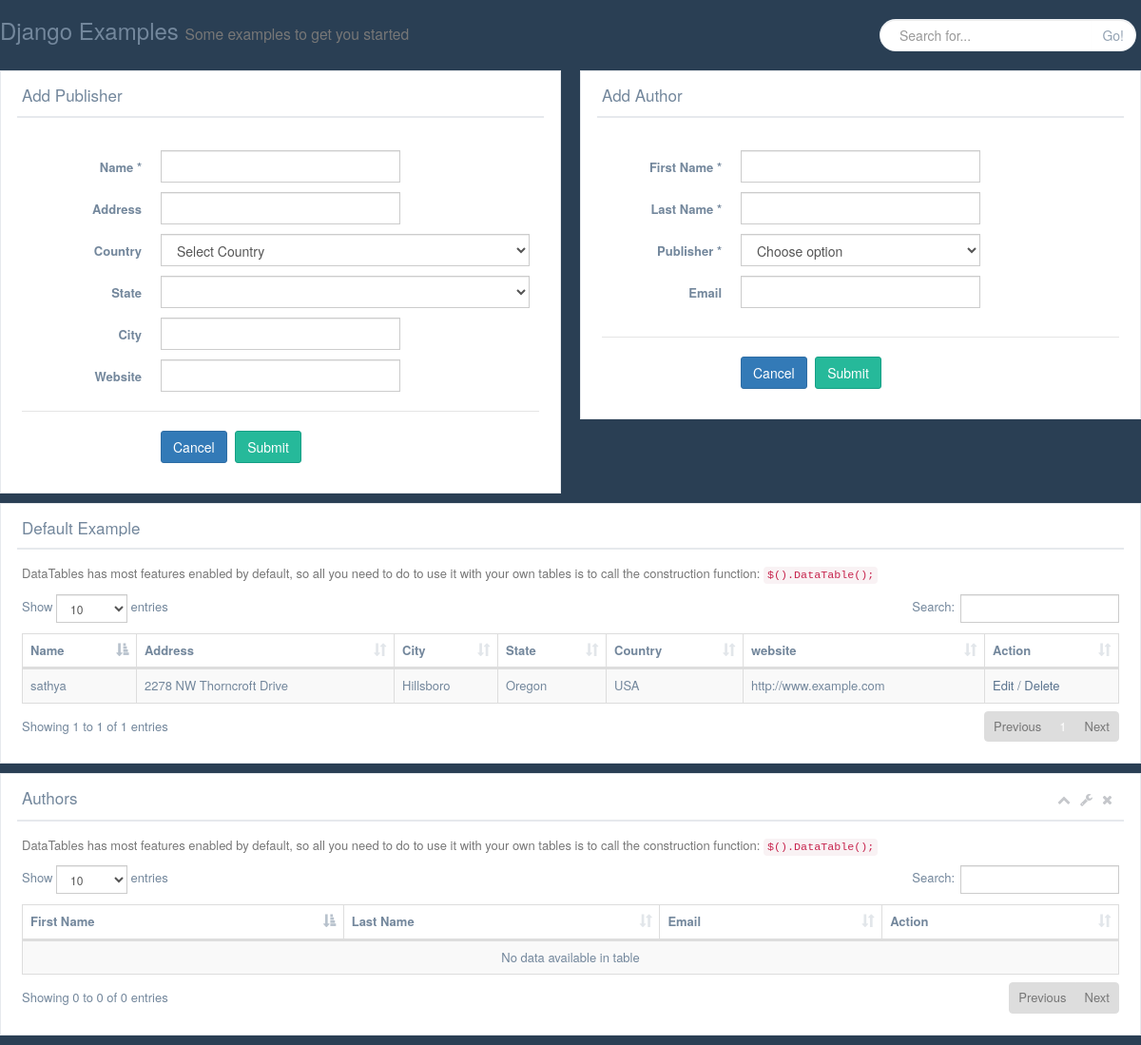
Before: /multidbexample/index.html with the older database file.
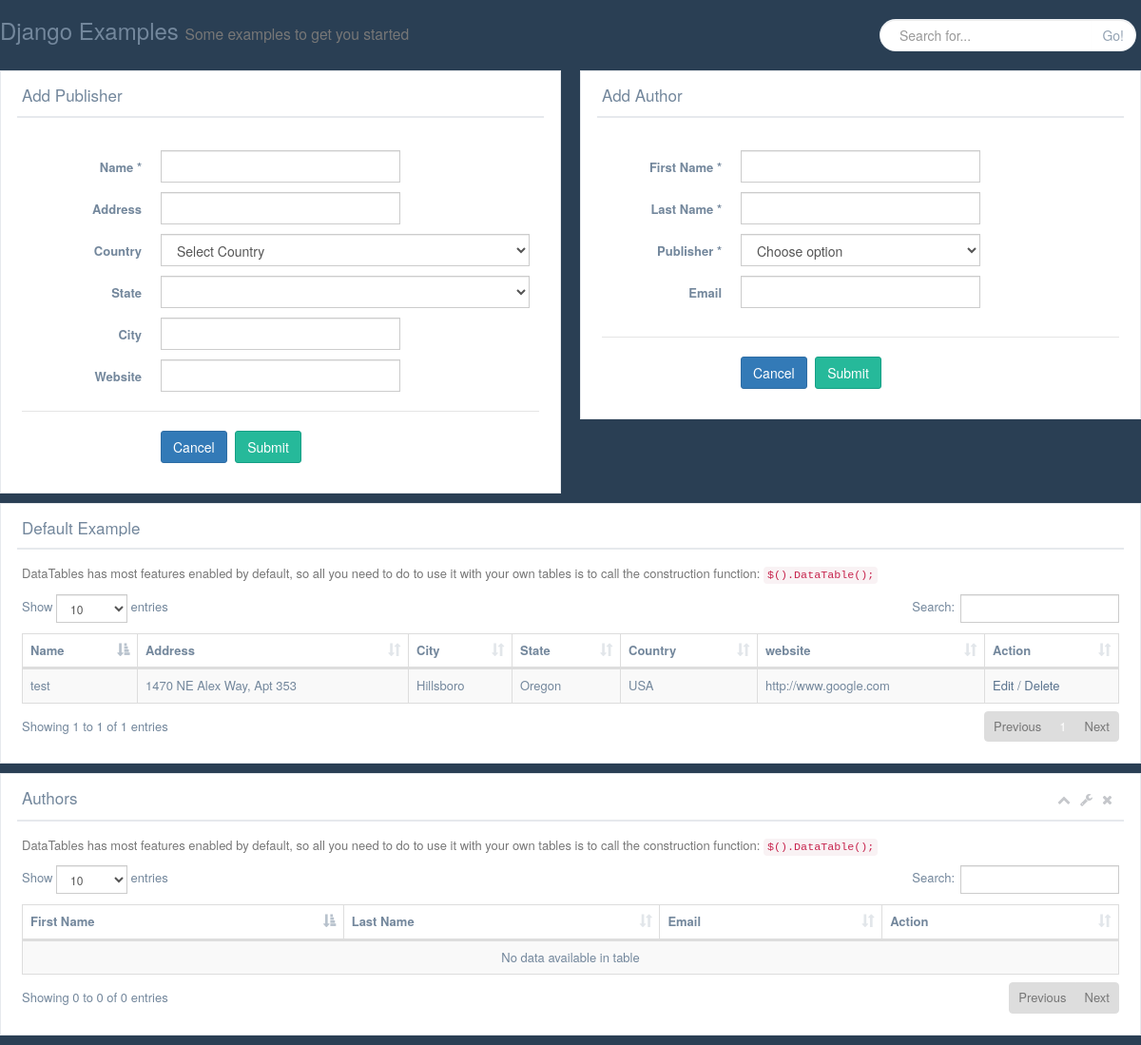
After: the same page with the newer database file.
### multidbexample/models.py (models this page shows)
class Publisher(models.Model):
    name = models.CharField(max_length=30, unique=True)
    address = models.CharField(max_length=50)
    city = models.CharField(max_length=60)
    state = models.CharField(max_length=30)
    country = models.CharField(max_length=50)
    website = models.URLField()
    _DATABASE = u'default'
    def __unicode__(self):
        return self.name

### multidbexample/views.py (the view)
class IndexPageView(View):
    template_name ="index.html"
    context = {}
    def get(self, request, *args, **kwargs):
        print "index get func()1"
        self.context['publisher_list'] = multidbexamplemodels.Publisher.objects.all()
        self.context['author_list'] = multidbexamplemodels.Author.objects.all()
        return render(request, template_name=self.template_name, context=self.context)

### multidbexample/templates/multidbexample/index.html (shortened to what this page needs)
<!DOCTYPE html>
{% load staticfiles %}
<html lang="en">
<head>
    <link href="{% static "vendors/bootstrap/dist/css/bootstrap.min.css"  %}" rel="stylesheet">
    <link href="{% static "vendors/font-awesome/css/font-awesome.min.css"  %}" rel="stylesheet">
    <link href="{% static "css/custom.min.css"  %}" rel="stylesheet">
    <link href="{% static "vendors/datatables.net-bs/css/dataTables.bootstrap.min.css"  %}" rel="stylesheet">
    <link href="{% static "vendors/jquery-ui/jquery-ui.css"  %}" rel="stylesheet">
</head>
<body>
    <div class="right_col" role="main">
        <div class="">
            <div class="page-title">
                <div class="title_left">
                    <h3>Django Examples <small>Some examples to get you started</small></h3>
                </div>
                <div class="title_right">
                    <div class="col-md-5 col-sm-5 col-xs-12 form-group pull-right top_search">
                        <div class="input-group">
                            <input type="text" class="form-control" placeholder="Search for...">
                            <span class="input-group-btn">
                                <button class="btn btn-default" type="button">Go!</button>
                            </span>
                        </div>
                    </div>
                </div>
            </div>
            <div class="clearfix"></div>
            <div class="row">
                <div class="col-md-6 col-sm-6 col-xs-12">
                <div class="x_panel">
                    <div class="x_title">
                        <h2>Add Publisher <small>Add a new publisher</small></h2>
                        <div class="clearfix"></div>
                    </div>
                    <div class="x_content">
                        <br />
                        <form id="demo-form2" data-parsley-validate class="form-horizontal form-label-left" action="add_publisher" method="post">
                            <div class="form-group">
                                <label class="control-label col-md-3 col-sm-3 col-xs-12" for="id_name">Name <span class="required">*</span>
                                </label>
                                <div class="col-md-6 col-sm-6 col-xs-12">
                                    <input type="text" id="id_name" name="name" required="required" class="form-control col-md-7 col-xs-12">
                                </div>
                            </div>
                            <div class="form-group">
                                <label class="control-label col-md-3 col-sm-3 col-xs-12" for="id_address">Address </label>
                                <div class="col-md-6 col-sm-6 col-xs-12">
                                    <input type="text" id="id_address" name="address" required="required" class="form-control col-md-7 col-xs-12">
                                </div>
                            </div>
                            <div class="form-group">
                                <label class="control-label col-md-3 col-sm-3 col-xs-12" for="id_country">Country </label>
                                <div class="col-md-9 col-sm-9 col-xs-12">
                                    <select class="form-control" id="id_country" name="country"> </select>
                                </div>
                            </div>
                            <div class="form-group">
                                <label class="control-label col-md-3 col-sm-3 col-xs-12" for="id_state">State </label>
                                <div class="col-md-9 col-sm-9 col-xs-12">
                                    <select class="form-control" id="id_state" name="state"> </select>
                                </div>
                            </div>
                            <div class="form-group">
                                <label for="id_city" class="control-label col-md-3 col-sm-3 col-xs-12">City</label>
                                <div class="col-md-6 col-sm-6 col-xs-12">
                                    <input id="id_city" name="city" class="form-control col-md-7 col-xs-12" type="text">
                                </div>
                            </div>
                            <div class="form-group">
                                <label for="id_website" class="control-label col-md-3 col-sm-3 col-xs-12">Website</label>
                                <div class="col-md-6 col-sm-6 col-xs-12">
                                    <input id="id_website" name="website" pattern="https?://.+" class="form-control col-md-7 col-xs-12" type="url">
                                </div>
                            </div>
                            <div class="ln_solid"></div>
                            <div class="form-group">
                                <div class="col-md-6 col-sm-6 col-xs-12 col-md-offset-3">
                                    <button type="submit" class="btn btn-primary">Cancel</button>
                                    <button type="submit" class="btn btn-success">Submit</button>
                                </div>
                            </div>
                        </form>
                    </div>
                </div>
                </div>
                <div class="col-md-6 col-sm-6 col-xs-12">
                <div class="x_panel">
                    <div class="x_title">
                        <h2>Add Author <small>Add a new author</small></h2>
                        <div class="clearfix"></div>
                    </div>
                    <div class="x_content">
                        <br />
                        <form id="demo-form2" data-parsley-validate class="form-horizontal form-label-left" action="add_author" method="post">
                            <div class="form-group">
                                <label class="control-label col-md-3 col-sm-3 col-xs-12" for="id_first_name">First Name <span class="required">*</span>
                                </label>
                                <div class="col-md-6 col-sm-6 col-xs-12">
                                    <input type="text" id="id_first_name" name="first_name" required="required" class="form-control col-md-7 col-xs-12">
                                </div>
                            </div>
                            <div class="form-group">
                                <label class="control-label col-md-3 col-sm-3 col-xs-12" for="id_last_name">Last Name <span class="required">*</span>
                                </label>
                                <div class="col-md-6 col-sm-6 col-xs-12">
                                    <input type="text" id="id_last_name" name="last_name" required="required" class="form-control col-md-7 col-xs-12">
                                </div>
                            </div>
                            <div class="form-group">
                                <label class="control-label col-md-3 col-sm-3 col-xs-12" for="id_publisher">Publisher <span class="required">*</span>
                                </label>
                                <div class="col-md-6 col-sm-6 col-xs-12">
                                    <select class="form-control" id="id_publisher" name="publisher">
                                        <option>Choose option</option>
                                    </select>
                                </div>
                            </div>
                            <div class="form-group">
                                <label for="id_email" class="control-label col-md-3 col-sm-3 col-xs-12">Email </label>
                                <div class="col-md-6 col-sm-6 col-xs-12">
                                    <input id="id_email" class="form-control col-md-7 col-xs-12" type="email" name="email">
                                </div>
                            </div>
                            <div class="ln_solid"></div>
                            <div class="form-group">
                                <div class="col-md-6 col-sm-6 col-xs-12 col-md-offset-3">
                                    <button type="submit" class="btn btn-primary">Cancel</button>
                                    <button type="submit" class="btn btn-success">Submit</button>
                                </div>
                            </div>
                        </form>
                    </div>
                </div>
                </div>
            </div>
            <div class="row">
                <div class="col-md-12 col-sm-12 col-xs-12">
                    <div class="x_panel">
                        <div class="x_title">
                            <h2>Default Example <small>Users</small></h2>
                            <div class="clearfix"></div>
                        </div>
                        <div class="x_content">
                            <p class="text-muted font-13 m-b-30">
                                DataTables has most features enabled by default, so all you need to do to use it with your own tables is to call the construction function: <code>$().DataTable();</code>
                            </p>
                            <table id="datatable1" class="table table-striped table-bordered">
                                <thead>
                                <tr>
                                    <th>Name</th>
                                    <th>Address</th>
                                    <th>City</th>
                                    <th>State</th>
                                    <th>Country</th>
                                    <th>website</th>
                                    <th>Action</th>
                                </tr>
                                </thead>
                                <tbody>
                                {% for entry in publisher_list %}
                                    <tr>
                                        <td>{{ entry.name  }}</td>
                                        <td>{{ entry.address }}</td>
                                        <td>{{ entry.city }}</td>
                                        <td>{{ entry.state }}</td>
                                        <td>{{ entry.country }}</td>
                                        <td>{{ entry.website }}</td>
                                        <td><a href="edit_publisher/{{ entry.id }}" id="edit_publisher_href" class="popup_link_class" title="Edit Publisher">Edit</a> / <a href="delete_publisher/{{ entry.id }}" id="delete_publisher_href" class="popup_link_class" title="Delete Publisher">Delete</a></td>
                                    </tr>
                                {% endfor %}
                                </tbody>
                            </table>
                        </div>
                    </div>
                </div>
                <div class="col-md-12 col-sm-12 col-xs-12">
                    <div class="x_panel">
                        <div class="x_title">
                            <h2>Authors <small>List of Authors</small></h2>
                            <ul class="nav navbar-right panel_toolbox">
                                <li><a class="collapse-link"><i class="fa fa-chevron-up"></i></a>
                                </li>
                                <li class="dropdown">
                                    <a href="#" class="dropdown-toggle" data-toggle="dropdown" role="button" aria-expanded="false"><i class="fa fa-wrench"></i></a>
                                </li>
                                <li><a class="close-link"><i class="fa fa-close"></i></a>
                                </li>
                            </ul>
                            <div class="clearfix"></div>
                        </div>
                        <div class="x_content">
                            <p class="text-muted font-13 m-b-30">
                                DataTables has most features enabled by default, so all you need to do to use it with your own tables is to call the construction function: <code>$().DataTable();</code>
                            </p>
                            <table id="datatable2" class="table table-striped table-bordered">
                                <thead>
                                <tr>
                                    <th>First Name</th>
                                    <th>Last Name</th>
                                    <th>Email</th>
                                    <th>Action</th>
                                </tr>
                                </thead>
                                <tbody>
                                </tbody>
                            </table>
                        </div>
                    </div>
                </div>
            </div>
        </div>
    </div>
</body>
</html>

Changed rows visible on the page:
removed Publisher: name "sathya", address "2278 NW Thorncroft Drive", city "Hillsboro", state "Oregon", country "USA", website "http://www.example.com"
added Publisher: name "test", address "1470 NE Alex Way, Apt 353", city "Hillsboro", state "Oregon", country "USA", website "http://www.google.com"
